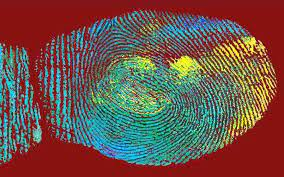
#> input picture SEC2/bgr.jpg, 284 x 177 px
$ python splitandmerge.py
#> lines starting #> are read from the running program, lines starting #| are printed output that depends on the picture
import cv2
originalImage = cv2.imread('bgr.jpg')
#> originalImage is the input picture: shape (177, 284, 3); mean B, G, R 74.3, 83.1, 111.5
# SPLIT
B, G, R= cv2.split(originalImage)
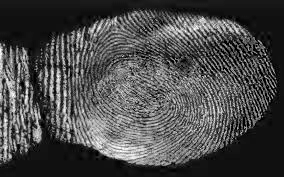
#> B: shape (177, 284); min 0, max 255, mean 74.3
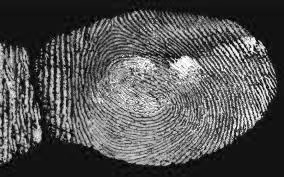
#> G: shape (177, 284); min 0, max 255, mean 83.1
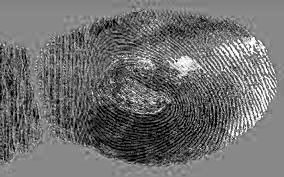
#> R: shape (177, 284); min 0, max 255, mean 111.5
cv2.imshow('Original Image', originalImage)
cv2.imshow("Blue",B)
cv2.imshow("RED", R)
cv2.imshow("GREEN", G)
# MERGE
m = cv2.merge((B, R, G))
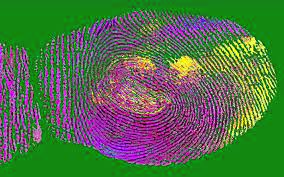
#> m: shape (177, 284, 3); mean of channels 0, 1, 2 74.3, 111.5, 83.1; drawn as B, G, R
cv2.imshow('Merged Color', m)
cv2.waitKey()
cv2.destroyWindow()
